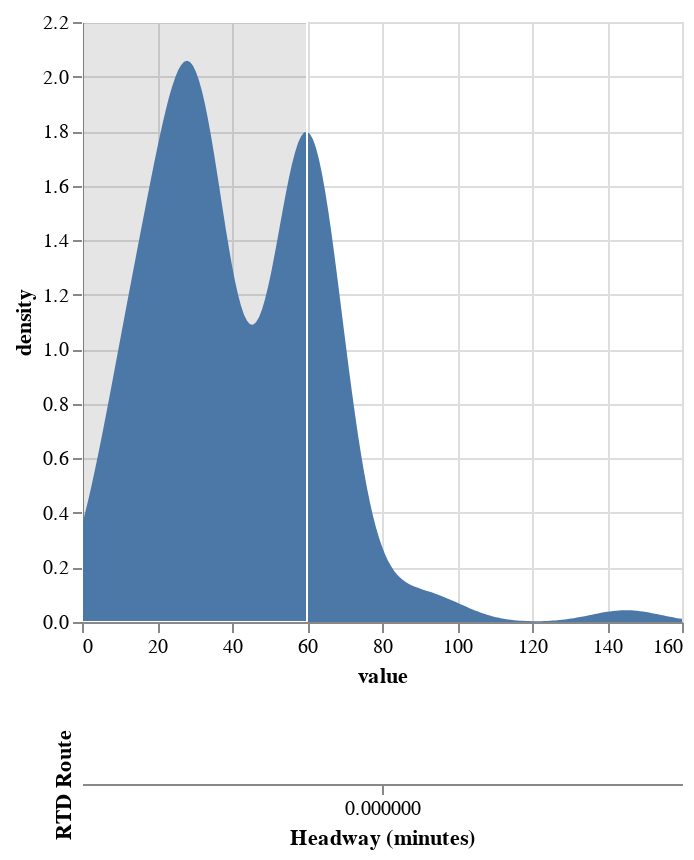

Notebook source saved alongside this figure:
### Code cell
headways_url = "https://raw.githubusercontent.com/kcanderson/vega-lite-test/refs/heads/main/data/headways.json"
alt.data_transformers.enable("vegafusion")

brush = alt.selection_interval(encodings=['x'], value={'x': [0, 60]}, name="interval1")

base = alt.Chart(
    headways_url
)

hist = base.transform_filter(
      (alt.datum["service_id"] == "WK")
).transform_aggregate(
    median="median(headway_minutes)",
    q1="q1(headway_minutes)",
    q3="q3(headway_minutes)",
    min="min(headway_minutes)",
    max="max(headway_minutes)",
    mean="mean(headway_minutes)",
    groupby=["route_id"],
).transform_density(
    density="median",
   # groupby=['Species'],
    extent= [0, 160],
    counts = True,
    #steps=200
).mark_area().encode(
    alt.X('value:Q'),
    alt.Y('density:Q'),
    #alt.Color('Species:N')
).add_selection(brush)


boxplot = alt.LayerChart(headways_url).transform_filter(
    (alt.datum["service_id"] == "WK")
).transform_aggregate(
    median="median(headway_minutes)",
    q1="q1(headway_minutes)",
    q3="q3(headway_minutes)",
    min="min(headway_minutes)",
    max="max(headway_minutes)",
    mean="mean(headway_minutes)",
    groupby=["route_id"],
).encode(
    y=alt.Y(
        'route_id:N',
        sort=alt.SortField(field="median"),
        title="RTD Route",
    ),
    tooltip=["min:Q", 'q1:Q', "median:Q", "mean:Q", 'q3:Q', "max:Q"],
).add_layers(
    alt.Chart().mark_bar(height=15).encode(x='q1:Q', x2='q3:Q'),
    alt.Chart().mark_tick(color='black', height=13, thickness=5).encode(
        x=alt.X('median:Q', title="Headway (minutes)")
    ),
).transform_filter(
    "(datum.y < 20)"
)

hist & boxplot

### Figure 1 — Vega specification as saved in the notebook (floating-point values rounded to 4 significant figures)
{"$schema": "https://vega.github.io/schema/vega/v6.json", "data": [{"name": "interval1_store", "values": [{"unit": "view_0e14c60574b358d6_0", "fields": [{"field": "value", "channel": "x", "type": "R"}], "values": [[0, 60]]}]}, {"name": "source_0", "values": [{"route_id": "0", "median": 15.0, "q1": 15.0, "q3": 15.0, "min": 10.0, "max": 60.0, "mean": 16.01}, {"route_id": "0B", "median": 30.0, "q1": 30.0, "q3": 30.0, "min": 26.0, "max": 34.0, "mean": 30.01}, {"route_id": "0L", "median": 15.0, "q1": 15.0, "q3": 15.0, "min": 13.0, "max": 16.0, "mean": 14.95}, {"route_id": "1", "median": 60.0, "q1": 60.0, "q3": 60.0, "min": 57.0, "max": 63.0, "mean": 60.0}, {"route_id": "10", "median": 28.0, "q1": 12.25, "q3": 32.0, "min": 0.0, "max": 61.0, "mean": 25.59}, {"route_id": "100", "median": 30.0, "q1": 30.0, "q3": 57.0, "min": 0.0, "max": 60.0, "mean": 33.09}, {"route_id": "104L", "median": 60.0, "q1": 38.5, "q3": 60.0, "min": 27.0, "max": 90.0, "mean": 55.0}, {"route_id": "105", "median": 15.0, "q1": 15.0, "q3": 15.0, "min": 10.0, "max": 75.0, "mean": 18.4}, {"route_id": "11", "median": 30.0, "q1": 29.0, "q3": 33.5, "min": 7.0, "max": 65.0, "mean": 33.23}, {"route_id": "112", "median": 60.0, "q1": 60.0, "q3": 60.0, "min": 58.0, "max": 61.0, "mean": 59.91}, {"route_id": "116X", "median": 60.0, "q1": 58.0, "q3": 60.5, "min": 52.0, "max": 62.0, "mean": 58.5}, {"route_id": "12", "median": 23.0, "q1": 14.5, "q3": 30.0, "min": 0.0, "max": 32.0, "mean": 20.21}, {"route_id": "120", "median": 40.0, "q1": 30.0, "q3": 60.0, "min": 16.0, "max": 68.0, "mean": 43.15}, {"route_id": "120L", "median": 60.0, "q1": 60.0, "q3": 60.0, "min": 57.0, "max": 62.0, "mean": 60.06}, {"route_id": "120X", "median": 30.0, "q1": 15.0, "q3": 30.0, "min": 15.0, "max": 60.0, "mean": 25.45}, {"route_id": "121", "median": 15.0, "q1": 15.0, "q3": 17.0, "min": 1.0, "max": 59.0, "mean": 18.53}, {"route_id": "130", "median": 30.0, "q1": 30.0, "q3": 30.0, "min": 27.0, "max": 68.0, "mean": 31.37}, {"route_id": "133", "median": 30.0, "q1": 30.0, "q3": 30.0, "min": 27.0, "max": 68.0, "mean": 32.18}, {"route_id": "135", "median": 40.0, "q1": 30.0, "q3": 60.0, "min": 20.0, "max": 90.0, "mean": 41.42}, {"route_id": "139", "median": 60.0, "q1": 60.0, "q3": 60.0, "min": 56.0, "max": 64.0, "mean": 60.0}, {"route_id": "14", "median": 30.0, "q1": 30.0, "q3": 30.0, "min": 29.0, "max": 60.0, "mean": 31.16}, {"route_id": "145X", "median": 83.0, "q1": 76.5, "q3": 89.5, "min": 70.0, "max": 96.0, "mean": 83.0}, {"route_id": "15", "median": 10.0, "q1": 9.0, "q3": 15.0, "min": 0.0, "max": 33.0, "mean": 12.18}, {"route_id": "153", "median": 15.0, "q1": 15.0, "q3": 16.0, "min": 1.0, "max": 70.0, "mean": 19.26}, {"route_id": "15L", "median": 10.0, "q1": 7.0, "q3": 14.0, "min": 0.0, "max": 60.0, "mean": 11.33}, {"route_id": "16", "median": 10.0, "q1": 10.0, "q3": 15.0, "min": 5.0, "max": 34.0, "mean": 14.47}, {"route_id": "169", "median": 60.0, "q1": 60.0, "q3": 60.0, "min": 57.0, "max": 67.0, "mean": 60.1}, {"route_id": "169L", "median": 60.0, "q1": 53.0, "q3": 86.0, "min": 30.0, "max": 307.0, "mean": 110.4}, {"route_id": "17", "median": 15.0, "q1": 15.0, "q3": 18.75, "min": 13.0, "max": 31.0, "mean": 18.74}, {"route_id": "19", "median": 30.0, "q1": 30.0, "q3": 30.0, "min": 27.0, "max": 66.0, "mean": 33.59}, {"route_id": "20", "median": 30.0, "q1": 24.25, "q3": 32.75, "min": 3.0, "max": 81.0, "mean": 32.44}, {"route_id": "204", "median": 17.0, "q1": 15.0, "q3": 30.0, "min": 7.0, "max": 35.0, "mean": 21.62}, {"route_id": "205", "median": 30.0, "q1": 30.0, "q3": 30.0, "min": 5.0, "max": 60.0, "mean": 31.55}, {"route_id": "206", "median": 36.5, "q1": 28.25, "q3": 59.25, "min": 2.0, "max": 60.0, "mean": 38.11}, {"route_id": "208", "median": 60.0, "q1": 60.0, "q3": 60.0, "min": 7.0, "max": 75.0, "mean": 58.19}, {"route_id": "21", "median": 30.0, "q1": 30.0, "q3": 36.5, "min": 0.0, "max": 63.0, "mean": 34.1}, {"route_id": "225", "median": 34.0, "q1": 30.0, "q3": 54.75, "min": 8.0, "max": 82.0, "mean": 41.81}, {"route_id": "225D", "median": 45.0, "q1": 30.0, "q3": 60.0, "min": 15.0, "max": 107.0, "mean": 47.45}, {"route_id": "225T", "median": 145.0, "q1": 61.0, "q3": 365.5, "min": 32.0, "max": 453.0, "mean": 207.8}, {"route_id": "228A", "median": 60.0, "q1": 60.0, "q3": 60.0, "min": 56.0, "max": 184.0, "mean": 74.41}, {"route_id": "228F", "median": 60.5, "q1": 59.75, "q3": 151.0, "min": 57.0, "max": 418.0, "mean": 149.4}, {"route_id": "24", "median": 60.0, "q1": 57.25, "q3": 60.0, "min": 19.0, "max": 69.0, "mean": 56.66}, {"route_id": "28", "median": 60.0, "q1": 45.0, "q3": 60.0, "min": 15.0, "max": 92.0, "mean": 51.75}, {"route_id": "3", "median": 30.0, "q1": 29.0, "q3": 31.75, "min": 1.0, "max": 80.0, "mean": 32.94}, {"route_id": "30", "median": 15.0, "q1": 15.0, "q3": 15.0, "min": 14.0, "max": 60.0, "mean": 19.05}, {"route_id": "31", "median": 10.0, "q1": 10.0, "q3": 15.0, "min": 0.0, "max": 45.0, "mean": 12.51}, {"route_id": "32", "median": 60.0, "q1": 60.0, "q3": 60.0, "min": 44.0, "max": 66.0, "mean": 59.6}, {"route_id": "323", "median": 60.0, "q1": 60.0, "q3": 60.0, "min": 58.0, "max": 63.0, "mean": 60.0}, {"route_id": "324", "median": 30.0, "q1": 30.0, "q3": 30.0, "min": 29.0, "max": 35.0, "mean": 30.09}, {"route_id": "326", "median": 30.0, "q1": 30.0, "q3": 30.0, "min": 29.0, "max": 31.0, "mean": 30.0}, {"route_id": "327", "median": 60.0, "q1": 60.0, "q3": 60.0, "min": 59.0, "max": 60.0, "mean": 59.95}, {"route_id": "35", "median": 30.0, "q1": 30.0, "q3": 30.0, "min": 15.0, "max": 60.0, "mean": 30.46}, {"route_id": "36", "median": 60.0, "q1": 60.0, "q3": 60.0, "min": 11.0, "max": 60.0, "mean": 58.29}, {"route_id": "37", "median": 30.0, "q1": 29.0, "q3": 30.0, "min": 1.0, "max": 377.0, "mean": 53.77}, {"route_id": "38", "median": 30.0, "q1": 30.0, "q3": 30.0, "min": 26.0, "max": 76.0, "mean": 34.03}, {"route_id": "3L", "median": 60.0, "q1": 60.0, "q3": 60.0, "min": 60.0, "max": 60.0, "mean": 60.0}, {"route_id": "4", "median": 30.0, "q1": 30.0, "q3": 60.0, "min": 28.0, "max": 63.0, "mean": 40.47}, {"route_id": "40", "median": 15.0, "q1": 15.0, "q3": 15.0, "min": 9.0, "max": 55.0, "mean": 18.21}, {"route_id": "402L", "median": 60.0, "q1": 60.0, "q3": 60.0, "min": 35.0, "max": 65.0, "mean": 59.26}, {"route_id": "42", "median": 27.5, "q1": 15.0, "q3": 30.0, "min": 3.0, "max": 48.0, "mean": 22.73}, {"route_id": "43", "median": 15.0, "q1": 15.0, "q3": 30.0, "min": 12.0, "max": 60.0, "mean": 19.45}, {"route_id": "44", "median": 60.0, "q1": 58.5, "q3": 60.0, "min": 24.0, "max": 69.0, "mean": 54.05}, {"route_id": "45", "median": 30.0, "q1": 30.0, "q3": 30.0, "min": 5.0, "max": 52.0, "mean": 29.59}, {"route_id": "46", "median": 30.0, "q1": 30.0, "q3": 30.0, "min": 30.0, "max": 30.0, "mean": 30.0}, {"route_id": "48", "median": 30.0, "q1": 30.0, "q3": 30.75, "min": 26.0, "max": 60.0, "mean": 30.58}, {"route_id": "483", "median": 60.0, "q1": 58.0, "q3": 60.0, "min": 33.0, "max": 72.0, "mean": 58.45}, {"route_id": "49", "median": 30.0, "q1": 30.0, "q3": 30.0, "min": 28.0, "max": 60.0, "mean": 32.78}, {"route_id": "51", "median": 30.0, "q1": 30.0, "q3": 30.0, "min": 28.0, "max": 79.0, "mean": 34.0}, {"route_id": "52", "median": 30.0, "q1": 30.0, "q3": 30.0, "min": 10.0, "max": 71.0, "mean": 35.49}, {"route_id": "520", "median": 60.0, "q1": 60.0, "q3": 60.0, "min": 60.0, "max": 60.0, "mean": 60.0}, {"route_id": "59", "median": 60.0, "q1": 60.0, "q3": 60.0, "min": 58.0, "max": 70.0, "mean": 60.96}, {"route_id": "6", "median": 30.0, "q1": 30.0, "q3": 30.0, "min": 15.0, "max": 69.0, "mean": 32.4}, {"route_id": "65", "median": 30.0, "q1": 30.0, "q3": 30.0, "min": 3.0, "max": 63.0, "mean": 30.35}, {"route_id": "66", "median": 60.0, "q1": 58.5, "q3": 60.0, "min": 29.0, "max": 64.0, "mean": 57.03}, {"route_id": "7", "median": 30.0, "q1": 30.0, "q3": 30.0, "min": 20.0, "max": 40.0, "mean": 29.86}, {"route_id": "72", "median": 60.0, "q1": 60.0, "q3": 60.0, "min": 57.0, "max": 64.0, "mean": 60.0}, {"route_id": "73", "median": 15.0, "q1": 15.0, "q3": 16.5, "min": 1.0, "max": 33.0, "mean": 18.11}, {"route_id": "76", "median": 30.0, "q1": 30.0, "q3": 30.0, "min": 0.0, "max": 91.0, "mean": 35.21}, {"route_id": "8", "median": 31.0, "q1": 29.0, "q3": 59.0, "min": 0.0, "max": 67.0, "mean": 36.9}, {"route_id": "83D", "median": 30.0, "q1": 30.0, "q3": 30.0, "min": 24.0, "max": 60.0, "mean": 30.33}, {"route_id": "83L", "median": 30.0, "q1": 30.0, "q3": 30.0, "min": 15.0, "max": 45.0, "mean": 29.93}, {"route_id": "88", "median": 30.0, "q1": 30.0, "q3": 60.0, "min": 30.0, "max": 60.0, "mean": 41.54}, {"route_id": "88L", "median": 60.0, "q1": 60.0, "q3": 60.0, "min": 59.0, "max": 60.0, "mean": 59.97}, {"route_id": "9", "median": 60.0, "q1": 60.0, "q3": 63.0, "min": 58.0, "max": 65.0, "mean": 61.36}, {"route_id": "92", "median": 30.0, "q1": 30.0, "q3": 31.0, "min": 28.0, "max": 64.0, "mean": 35.85}, {"route_id": "93L", "median": 60.0, "q1": 60.0, "q3": 60.0, "min": 57.0, "max": 62.0, "mean": 59.73}, {"route_id": "99", "median": 30.0, "q1": 30.0, "q3": 30.0, "min": 30.0, "max": 60.0, "mean": 33.56}, {"route_id": "AB1", "median": 60.0, "q1": 60.0, "q3": 60.0, "min": 20.0, "max": 120.0, "mean": 56.91}, {"route_id": "AB2", "median": 60.0, "q1": 60.0, "q3": 62.5, "min": 59.0, "max": 420.0, "mean": 103.6}, {"route_id": "ART", "median": 60.0, "q1": 60.0, "q3": 62.0, "min": 43.0, "max": 70.0, "mean": 60.27}, {"route_id": "AT", "median": 60.0, "q1": 49.0, "q3": 60.0, "min": 7.0, "max": 68.0, "mean": 48.17}, {"route_id": "BOLT", "median": 30.0, "q1": 30.0, "q3": 60.0, "min": 27.0, "max": 60.0, "mean": 40.46}, {"route_id": "BOND", "median": 15.0, "q1": 15.0, "q3": 15.0, "min": 12.0, "max": 30.0, "mean": 17.91}, {"route_id": "CV", "median": 58.5, "q1": 56.75, "q3": 60.0, "min": 56.0, "max": 60.0, "mean": 58.25}, {"route_id": "DASH", "median": 21.0, "q1": 15.0, "q3": 30.0, "min": 7.0, "max": 86.0, "mean": 26.76}, {"route_id": "EV", "median": 60.0, "q1": 60.0, "q3": 60.0, "min": 60.0, "max": 60.0, "mean": 60.0}, {"route_id": "FF1", "median": 15.0, "q1": 15.0, "q3": 15.0, "min": 13.0, "max": 32.0, "mean": 18.14}, {"route_id": "FF2", "median": 25.0, "q1": 15.0, "q3": 38.0, "min": 7.0, "max": 536.0, "mean": 84.2}, {"route_id": "FF4", "median": 50.0, "q1": 37.0, "q3": 65.0, "min": 30.0, "max": 378.0, "mean": 91.47}, {"route_id": "FF5", "median": 69.0, "q1": 46.75, "q3": 88.75, "min": 25.0, "max": 413.0, "mean": 123.8}, {"route_id": "FMR", "median": 10.0, "q1": 10.0, "q3": 10.0, "min": 9.0, "max": 369.0, "mean": 20.01}, {"route_id": "FREE", "median": 4.5, "q1": 4.5, "q3": 4.5, "min": 4.5, "max": 10.5, "mean": 5.25}, {"route_id": "GS", "median": 89.5, "q1": 86.0, "q3": 357.0, "min": 82.0, "max": 449.0, "mean": 206.8}, {"route_id": "JUMP", "median": 15.0, "q1": 11.0, "q3": 21.0, "min": 4.0, "max": 60.0, "mean": 17.35}, {"route_id": "LD1", "median": 60.0, "q1": 57.75, "q3": 78.0, "min": 40.0, "max": 480.0, "mean": 138.5}, {"route_id": "LD3", "median": 60.0, "q1": 60.0, "q3": 82.0, "min": 3.0, "max": 120.0, "mean": 68.17}, {"route_id": "LX2", "median": 96.5, "q1": 83.25, "q3": 398.5, "min": 60.0, "max": 502.0, "mean": 222.2}, {"route_id": "NB1", "median": 60.0, "q1": 48.0, "q3": 78.5, "min": 35.0, "max": 90.0, "mean": 63.7}, {"route_id": "NB2", "median": 65.0, "q1": 60.0, "q3": 86.0, "min": 60.0, "max": 130.0, "mean": 79.25}, {"route_id": "PD", "median": 65.5, "q1": 58.5, "q3": 72.75, "min": 54.0, "max": 78.0, "mean": 65.75}, {"route_id": "RX", "median": 59.0, "q1": 35.25, "q3": 64.75, "min": 17.0, "max": 451.0, "mean": 127.1}, {"route_id": "SKIP", "median": 10.0, "q1": 10.0, "q3": 10.0, "min": 5.0, "max": 30.0, "mean": 10.78}]}, {"name": "data_0", "source": "source_0", "transform": [{"type": "kde", "counts": true, "field": "median", "extent": [0, 160], "resolve": "shared", "as": ["value", "density"]}, {"type": "impute", "field": "density", "key": "value", "method": "value", "groupby": [], "value": 0}, {"type": "stack", "field": "density", "groupby": ["value"], "sort": {"field": [], "order": []}, "as": ["density_start", "density_end"], "offset": "zero"}, {"type": "project", "fields": ["density", "density_end", "density_start", "value"]}]}, {"name": "data_1"}, {"name": "data_3", "values": []}, {"name": "data_4", "values": []}, {"name": "data_0_view_0e14c60574b358d6_0_x_domain_value", "source": "data_0", "transform": [{"type": "formula", "expr": "+datum['value']", "as": "value"}, {"type": "aggregate", "groupby": [], "fields": ["value", "value"], "ops": ["min", "max"], "as": ["min", "max"]}]}, {"name": "data_1_concat_1_y_domain_route_id", "values": []}], "signals": [{"name": "view_0e14c60574b358d6_0_height", "value": 300}, {"name": "concat_1_y_step", "value": 20}, {"name": "concat_1_height", "update": "bandspace(domain('concat_1_y').length, 0.1, 0.05) * concat_1_y_step"}, {"name": "unit", "value": {}, "on": [{"events": "pointermove", "update": "isTuple(group()) ? group() : unit"}]}, {"name": "interval1", "update": "vlSelectionResolve(\"interval1_store\", \"union\")"}], "marks": [{"type": "group", "name": "view_0e14c60574b358d6_0_group", "encode": {"update": {"width": {"signal": "width"}, "height": {"signal": "view_0e14c60574b358d6_0_height"}}}, "signals": [{"name": "interval1_x", "init": "[scale(\"view_0e14c60574b358d6_0_x\", 0), scale(\"view_0e14c60574b358d6_0_x\", 60)]", "on": [{"events": {"source": "scope", "filter": ["!event.item || event.item.mark.name !== \"interval1_brush\""], "type": "pointerdown"}, "update": "[x(unit), x(unit)]"}, {"events": {"source": "window", "between": [{"source": "scope", "filter": ["!event.item || event.item.mark.name !== \"interval1_brush\""], "type": "pointerdown"}, {"source": "window", "type": "pointerup"}], "type": "pointermove", "consume": true}, "update": "[interval1_x[0], clamp(x(unit), 0, width)]"}, {"events": {"signal": "interval1_scale_trigger"}, "update": "[scale(\"view_0e14c60574b358d6_0_x\", interval1_value[0]), scale(\"view_0e14c60574b358d6_0_x\", interval1_value[1])]"}, {"events": [{"source": "view", "type": "dblclick"}], "update": "[0, 0]"}, {"events": {"signal": "interval1_translate_delta"}, "update": "clampRange(panLinear(interval1_translate_anchor.extent_x, interval1_translate_delta.x / span(interval1_translate_anchor.extent_x)), 0, width)"}, {"events": {"signal": "interval1_zoom_delta"}, "update": "clampRange(zoomLinear(interval1_x, interval1_zoom_anchor.x, interval1_zoom_delta), 0, width)"}]}, {"name": "interval1_value", "init": "[0, 60]", "on": [{"events": {"signal": "interval1_x"}, "update": "interval1_x[0] === interval1_x[1] ? null : invert(\"view_0e14c60574b358d6_0_x\", interval1_x)"}]}, {"name": "interval1_scale_trigger", "value": {}, "on": [{"events": [{"scale": "view_0e14c60574b358d6_0_x"}], "update": "(!isArray(interval1_value) || (+invert(\"view_0e14c60574b358d6_0_x\", interval1_x)[0] === +interval1_value[0] && +invert(\"view_0e14c60574b358d6_0_x\", interval1_x)[1] === +interval1_value[1])) ? interval1_scale_trigger : {}"}]}, {"name": "interval1_tuple", "init": "{unit: \"view_0e14c60574b358d6_0\", fields: interval1_tuple_fields, values: [[0, 60]]}", "on": [{"events": [{"signal": "interval1_value"}], "update": "interval1_value ? {unit: \"view_0e14c60574b358d6_0\", fields: interval1_tuple_fields, values: [interval1_value]} : null"}]}, {"name": "interval1_tuple_fields", "value": [{"field": "value", "channel": "x", "type": "R"}]}, {"name": "interval1_translate_anchor", "value": {}, "on": [{"events": [{"source": "scope", "markname": "interval1_brush", "type": "pointerdown"}], "update": "{x: x(unit), y: y(unit), extent_x: slice(interval1_x)}"}]}, {"name": "interval1_translate_delta", "value": {}, "on": [{"events": [{"source": "window", "between": [{"source": "scope", "markname": "interval1_brush", "type": "pointerdown"}, {"source": "window", "type": "pointerup"}], "type": "pointermove", "consume": true}], "update": "{x: interval1_translate_anchor.x - x(unit), y: interval1_translate_anchor.y - y(unit)}"}]}, {"name": "interval1_zoom_anchor", "on": [{"events": [{"source": "scope", "markname": "interval1_brush", "type": "wheel", "consume": true}], "update": "{x: x(unit), y: y(unit)}"}]}, {"name": "interval1_zoom_delta", "on": [{"events": [{"source": "scope", "markname": "interval1_brush", "consume": true, "type": "wheel"}], "update": "pow(1.001, event.deltaY * pow(16, event.deltaMode))", "force": true}]}, {"name": "interval1_modify", "on": [{"events": {"signal": "interval1_tuple"}, "update": "modify(\"interval1_store\", interval1_tuple, true)"}]}], "marks": [{"type": "rect", "name": "interval1_brush_bg", "encode": {"update": {"y": [{"value": 0, "test": "data(\"interval1_store\").length && data(\"interval1_store\")[0].unit === \"view_0e14c60574b358d6_0\""}, {"value": 0}], "x2": [{"signal": "interval1_x[1]", "test": "data(\"interval1_store\").length && data(\"interval1_store\")[0].unit === \"view_0e14c60574b358d6_0\""}, {"value": 0}], "x": [{"signal": "interval1_x[0]", "test": "data(\"interval1_store\").length && data(\"interval1_store\")[0].unit === \"view_0e14c60574b358d6_0\""}, {"value": 0}], "y2": [{"field": {"signal": null, "datum": null, "group": "height", "parent": null}, "test": "data(\"interval1_store\").length && data(\"interval1_store\")[0].unit === \"view_0e14c60574b358d6_0\""}, {"value": 0}]}, "enter": {"fill": {"value": "#333"}, "fillOpacity": {"value": 0.125}}}, "clip": true}, {"type": "area", "name": "view_0e14c60574b358d6_0_marks", "from": {"data": "data_0"}, "sort": {"field": "x"}, "encode": {"update": {"x": {"field": "value", "scale": "view_0e14c60574b358d6_0_x"}, "orient": {"value": "vertical"}, "y": {"field": "density_end", "scale": "view_0e14c60574b358d6_0_y"}, "y2": {"field": "density_start", "scale": "view_0e14c60574b358d6_0_y"}, "fill": {"value": "#4c78a8"}, "defined": {"signal": "isValid(datum[\"value\"]) && isFinite(+datum[\"value\"]) && isValid(datum[\"density\"]) && isFinite(+datum[\"density\"])"}}}, "style": ["area"], "interactive": true}, {"type": "rect", "name": "interval1_brush", "encode": {"enter": {"fill": {"value": "transparent"}, "cursor": {"value": "move"}}, "update": {"x": [{"signal": "interval1_x[0]", "test": "data(\"interval1_store\").length && data(\"interval1_store\")[0].unit === \"view_0e14c60574b358d6_0\""}, {"value": 0}], "y2": [{"field": {"signal": null, "datum": null, "group": "height", "parent": null}, "test": "data(\"interval1_store\").length && data(\"interval1_store\")[0].unit === \"view_0e14c60574b358d6_0\""}, {"value": 0}], "stroke": [{"value": "white", "test": "interval1_x[0] !== interval1_x[1]"}, {}], "x2": [{"signal": "interval1_x[1]", "test": "data(\"interval1_store\").length && data(\"interval1_store\")[0].unit === \"view_0e14c60574b358d6_0\""}, {"value": 0}], "y": [{"value": 0, "test": "data(\"interval1_store\").length && data(\"interval1_store\")[0].unit === \"view_0e14c60574b358d6_0\""}, {"value": 0}]}}, "clip": true}], "axes": [{"scale": "view_0e14c60574b358d6_0_x", "grid": true, "tickCount": {"signal": "ceil(width/40)"}, "labels": false, "aria": false, "minExtent": 0, "gridScale": "view_0e14c60574b358d6_0_y", "domain": false, "maxExtent": 0, "zindex": 0, "ticks": false, "orient": "bottom"}, {"scale": "view_0e14c60574b358d6_0_y", "zindex": 0, "aria": false, "ticks": false, "gridScale": "view_0e14c60574b358d6_0_x", "labels": false, "orient": "left", "tickCount": {"signal": "ceil(view_0e14c60574b358d6_0_height/40)"}, "domain": false, "maxExtent": 0, "minExtent": 0, "grid": true}, {"scale": "view_0e14c60574b358d6_0_x", "orient": "bottom", "title": "value", "labelFlush": true, "labelOverlap": true, "grid": false, "tickCount": {"signal": "ceil(width/40)"}, "zindex": 0}, {"scale": "view_0e14c60574b358d6_0_y", "zindex": 0, "grid": false, "title": "density", "tickCount": {"signal": "ceil(view_0e14c60574b358d6_0_height/40)"}, "orient": "left", "labelOverlap": true}], "style": "cell"}, {"type": "group", "name": "concat_1_group", "encode": {"update": {"height": {"signal": "concat_1_height"}, "width": {"signal": "width"}}}, "marks": [{"type": "rect", "name": "concat_1_layer_0_marks", "from": {"data": "data_3"}, "encode": {"update": {"tooltip": {"signal": "{\"min\": format(datum[\"min\"], \"\"), \"q1\": format(datum[\"q1\"], \"\"), \"median\": format(datum[\"median\"], \"\"), \"mean\": format(datum[\"mean\"], \"\"), \"q3\": format(datum[\"q3\"], \"\"), \"max\": format(datum[\"max\"], \"\")}"}, "x2": {"field": "q3", "scale": "concat_1_x"}, "fill": {"value": "#4c78a8"}, "x": {"field": "q1", "scale": "concat_1_x"}, "yc": {"field": "route_id", "scale": "concat_1_y", "band": 0.5}, "height": {"value": 15}}}, "interactive": true, "style": ["bar"]}, {"type": "rect", "name": "concat_1_layer_1_marks", "from": {"data": "data_4"}, "encode": {"update": {"height": {"value": 13}, "width": {"value": 5}, "opacity": {"value": 0.7}, "fill": {"value": "black"}, "yc": {"field": "route_id", "scale": "concat_1_y", "band": 0.5}, "tooltip": {"signal": "{\"min\": format(datum[\"min\"], \"\"), \"q1\": format(datum[\"q1\"], \"\"), \"median\": format(datum[\"median\"], \"\"), \"mean\": format(datum[\"mean\"], \"\"), \"q3\": format(datum[\"q3\"], \"\"), \"max\": format(datum[\"max\"], \"\")}"}, "xc": {"field": "median", "scale": "concat_1_x"}}}, "style": ["tick"], "interactive": true}], "axes": [{"scale": "concat_1_x", "gridScale": "concat_1_y", "labels": false, "orient": "bottom", "aria": false, "maxExtent": 0, "minExtent": 0, "ticks": false, "zindex": 0, "tickCount": {"signal": "ceil(width/40)"}, "domain": false, "grid": true}, {"scale": "concat_1_x", "labelFlush": true, "labelOverlap": true, "zindex": 0, "title": "Headway (minutes)", "grid": false, "tickCount": {"signal": "ceil(width/40)"}, "orient": "bottom"}, {"scale": "concat_1_y", "orient": "left", "title": "RTD Route", "zindex": 0, "grid": false}], "style": "cell"}], "scales": [{"name": "view_0e14c60574b358d6_0_x", "type": "linear", "domain": [{"signal": "(data(\"data_0_view_0e14c60574b358d6_0_x_domain_value\")[0] || {}).min"}, {"signal": "(data(\"data_0_view_0e14c60574b358d6_0_x_domain_value\")[0] || {}).max"}], "range": [0, {"signal": "width"}], "zero": false, "nice": true}, {"name": "view_0e14c60574b358d6_0_y", "type": "linear", "domain": {"data": "data_0", "fields": ["density_start", "density_end"]}, "range": [{"signal": "view_0e14c60574b358d6_0_height"}, 0], "zero": true, "nice": true}, {"name": "concat_1_x", "type": "linear", "domain": {"fields": [{"data": "data_3", "field": "q1"}, {"data": "data_3", "field": "q3"}, {"data": "data_4", "field": "median"}]}, "range": [0, {"signal": "width"}], "zero": true, "nice": true}, {"name": "concat_1_y", "type": "band", "domain": {"data": "data_1_concat_1_y_domain_route_id", "field": "route_id", "sort": {"op": "max", "field": "sort_field"}}, "range": {"step": {"signal": "concat_1_y_step"}}, "paddingInner": 0.1, "paddingOuter": 0.05}], "width": 300, "padding": 5, "layout": {"padding": 20, "columns": 1, "bounds": "full", "align": "each"}, "background": "white"}
